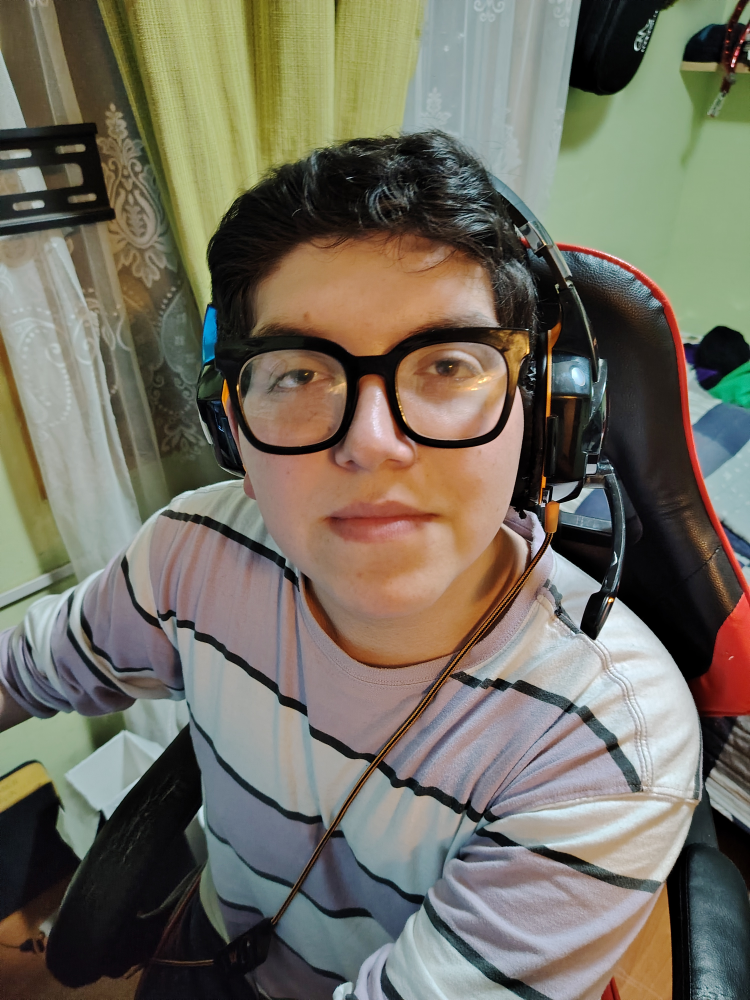
#> input picture images/agustin/IMG_20250626_205930.jpg, 3000 x 4000 px (shown at 1/4 size)
$ python -i image_processor.py   (imports and definitions only)
#> lines starting #> are read from the running program, lines starting #| are printed output that depends on the picture
### main/recognition/config.py
"""
Configuration settings for the face recognition system (reconocimiento + GUI)
"""

from pathlib import Path

# =====================================================================================
#                                       PATHS
# =====================================================================================

# Este archivo está en: PROJECT_ROOT/main/recognition/config.py
# parents[0] = .../main/recognition
# parents[1] = .../main
# parents[2] = .../ReconFace-main   ← lo que queremos
PROJECT_ROOT = Path(__file__).resolve().parents[2]
MODELS_DIR   = PROJECT_ROOT / "models"

# =====================================================================================
#                           EMBEDDING / RECOGNITION SETTINGS
# =====================================================================================

EMBEDDING_DIR = str(PROJECT_ROOT / "src" / "embeddings")

THRESHOLD = 0.50           # Umbral base para decisión de match (similaridad/distancia)
MIN_CONFIDENCE = 0.80      # Confianza mínima para mostrar como reconocido
TEMPORAL_WINDOW = 7        # Ventana temporal para suavizado (si se usa)
MIN_FACE_SIZE = 30         # Tamaño mínimo de cara (px)
QUALITY_THRESHOLD = 0.7    # Calidad mínima de embedding

# =====================================================================================
#                           PERFORMANCE OPTIMIZATION
# =====================================================================================

PROCESS_EVERY_N_FRAMES = 2  # Procesar cada frame
FRAME_RESIZE_FACTOR = 1   # 1.0 = sin redimensionar
BATCH_SIZE = 4              # Caras por lote

# =====================================================================================
#                           LONG DISTANCE CONFIG
# =====================================================================================

ENABLE_SUPER_RESOLUTION = True
DISTANCE_ADAPTIVE_THRESHOLD = True
ENHANCED_PREPROCESSING = True

# =====================================================================================
#                           CAMERA CONFIGURATION (modo CLI)
# =====================================================================================

# Este bloque se usa en el main de consola, NO en la GUI.
USE_RTSP = False             # False = cámara local, True = RTSP remoto
RTSP_URL = "rtsp://100.91.199.92:8554/webcam"

CAMERA_INDEX = 0            # Índice de cámara local (0,1,2,...)
CAMERA_WIDTH = 1920
CAMERA_HEIGHT = 1080
CAMERA_FPS = 120
CAMERA_BUFFER_SIZE = 1
CAMERA_BACKEND = "ANY"      # "ANY" = probar MSMF → DSHOW → default
PREFER_MJPEG = True

# =====================================================================================
#                           FACE ANALYSIS SETTINGS
# =====================================================================================

DETECTION_SIZE = (640, 640)
CTX_ID = 0  # -1 CPU, 0+ GPU

# Suavizado temporal
MIN_TEMPORAL_CONSISTENCY = 3
MIN_TEMPORAL_CONSISTENCY_UNKNOWN = 2

# Umbral adaptativo según tamaño de cara
BASE_FACE_SIZE = 80
MEDIUM_FACE_SIZE = 50
SMALL_FACE_SIZE = 30
THRESHOLD_ADJUSTMENT_MEDIUM = 0.05
THRESHOLD_ADJUSTMENT_SMALL = 0.10
THRESHOLD_ADJUSTMENT_VERY_SMALL = 0.15

# =====================================================================================
#                           IMAGE ENHANCEMENT
# =====================================================================================

CONTRAST_ALPHA = 1.2
BRIGHTNESS_BETA = 15
BILATERAL_FILTER_D = 9
BILATERAL_FILTER_SIGMA_COLOR = 75
BILATERAL_FILTER_SIGMA_SPACE = 75
SUPER_RESOLUTION_SCALE = 2.0
SUPER_RESOLUTION_THRESHOLD = 100

# =====================================================================================
#                           DISPLAY SETTINGS
# =====================================================================================

HIGH_CONFIDENCE_THRESHOLD = 85
MEDIUM_CONFIDENCE_THRESHOLD = 70
LOW_CONFIDENCE_THRESHOLD = 50

COLOR_HIGH_CONFIDENCE = (0, 255, 0)
COLOR_MEDIUM_CONFIDENCE = (0, 255, 255)
COLOR_LOW_CONFIDENCE = (0, 165, 255)
COLOR_VERY_LOW_CONFIDENCE = (0, 100, 255)
COLOR_UNKNOWN = (0, 0, 255)

FONT_SCALE = 0.5
FONT_THICKNESS = 2
FONT_TYPE = 1  # cv2.FONT_HERSHEY_SIMPLEX

# =====================================================================================
#                               FAISS INDEX SETTINGS
# =====================================================================================

TOP_K_CANDIDATES = 20
CONSISTENCY_THRESHOLD_NORMAL = 15
CONSISTENCY_THRESHOLD_PERMISSIVE = 20
DYNAMIC_THRESHOLD_REDUCTION = 2

# =====================================================================================
#                               OPENVINO MODEL PATHS
# =====================================================================================

OV_DEVICE = "CPU"  # "CPU", "GPU", "AUTO"
OV_PERFORMANCE_HINT = "LATENCY"

OV_DET_MODEL = str(
    MODELS_DIR / "intel" / "face-detection-0200" / "FP32" / "face-detection-0200.xml"
)
OV_LMK_MODEL = str(
    MODELS_DIR / "intel" / "landmarks-regression-retail-0009" / "FP32" / "landmarks-regression-retail-0009.xml"
)
OV_REC_MODEL = str(
    MODELS_DIR / "public" / "face-recognition-resnet100-arcface-onnx" / "FP32" / "face-recognition-resnet100-arcface-onnx.xml"
)

DET_MIN_CONFIDENCE = 0.60
LMK_INPUT_SIZE = (48, 48)
REC_INPUT_SIZE = (112, 112)
EXPECTED_COLOR_ORDER = "BGR"

# =====================================================================================
#                                   AUTOLEARN
# =====================================================================================

AUTOLEARN_ENABLED = False

# Tiempo mínimo desde el enrolamiento (en días) para que empiece a auto-aprender
AUTOLEARN_MIN_DAYS_SINCE_ENROLL = 0

# Criterios de confianza (porcentaje 0..100)
AUTOLEARN_QUARANTINE_MIN_CONF_PCT = 95.0   # encola frames si >= 95%
AUTOLEARN_PROMOTE_MIN_CONF_PCT    = 97.5   # promueve si >= 97.5%

# Embeddings a generar al promover un frame
AUTOLEARN_BATCH_EMBS = 100

# Cada cuántos frames intentar procesar la cuarentena
AUTOLEARN_PROCESS_EVERY_N_FRAMES = 30

# Directorios para AutoLearn
AUTOLEARN_DIR = PROJECT_ROOT / "src" / "autolearn"
AUTOLEARN_QUARANTINE_DIR     = str(AUTOLEARN_DIR / "quarantine")
AUTOLEARN_ALT_EMBEDDINGS_DIR = str(AUTOLEARN_DIR / "embeddings_alt")
AUTOLEARN_DB_PATH            = str(AUTOLEARN_DIR / "autolearn_meta.jsonl")

# =====================================================================================
#                                   WHITELIST / BLACKLIST
# =====================================================================================

LISTS_DIR = PROJECT_ROOT / "src" / "lists"
WHITELIST_PATH = str(LISTS_DIR / "whitelist.json")   # personas permitidas
BLACKLIST_PATH = str(LISTS_DIR / "blacklist.json")   # personas bloqueadas

# Estado por defecto al crear una persona nueva desde la GUI
DEFAULT_PERSON_STATUS = "whitelist"

# =====================================================================================
#                                   GUI SETTINGS
# =====================================================================================

GUI_ENABLED = True
GUI_WINDOW_TITLE = "Sistema de Reconocimiento Facial - GUI"
GUI_THEME = "dark"
GUI_MAX_CAMERAS = 4
GUI_REFRESH_INTERVAL_MS = 33  # ~30 FPS

# Fuentes de cámara que la GUI puede usar (estilo sistema de seguridad)
# Ahora configurado para 2 cámaras locales: index=0 (notebook) e index=1 (USB).
GUI_CAMERA_SOURCES = [
    {
        "name": "Notebook (Cam 0)",
        "type": "LOCAL",      # cámara local
        "index": 0,
        "rtsp_url": None,
        "enabled": True,
    },
    {
        "name": "USB (Cam 1)",
        "type": "LOCAL",      # segunda cámara local (USB)
        "index": 1,
        "rtsp_url": None,
        "enabled": True,
    },
    {
        "name": "Cam 3 - RTSP 1",
        "type": "RTSP",
        "index": None,
        "rtsp_url": "rtsp://192.168.0.10:8554/cam2",
        "enabled": False,
    },
    {
        "name": "Cam 4 - RTSP 2",
        "type": "RTSP",
        "index": None,
        "rtsp_url": "rtsp://192.168.0.11:8554/cam3",
        "enabled": False,
    },
]

# =====================================================================================
#                   RUTAS ÚTILES PARA LA VENTANA DE ENTRENAMIENTO (GUI)
# =====================================================================================

# Carpeta donde la GUI dejará las imágenes nuevas para entrenamiento
TRAINING_IMAGES_DIR = str(PROJECT_ROOT / "src" / "images")

# Ruta al script de entrenamiento para invocarlo desde la GUI
TRAINING_SCRIPT_PATH = str(PROJECT_ROOT / "main" / "training" / "main.py")

# =====================================================================================
#                         CREACIÓN AUTOMÁTICA DE DIRECTORIOS
# =====================================================================================

for _path in [
    AUTOLEARN_DIR,
    AUTOLEARN_DIR / "quarantine",
    AUTOLEARN_DIR / "embeddings_alt",
    LISTS_DIR,
]:
    _path.mkdir(parents=True, exist_ok=True)
#> further down, picture is the input picture: shape (4000, 3000, 3); mean B, G, R 97.4, 110.5, 114.8


# =====================================================================================
#                           PERFORMANCE MONITOR (LOG JSON)
# =====================================================================================

PERF_MONITOR_ENABLED = True           # Para activar/desactivar fácil
PERF_MONITOR_INTERVAL_SEC = 5         # Cada cuántos segundos escribe un registro

### main/recognition/image_processor.py
"""
Image processing functions for face recognition optimization
"""

import cv2
import numpy as np
import logging

from .config import *

logger = logging.getLogger(__name__)


def preprocess_frame(frame):
    """Preprocesamiento optimizado para larga distancia"""
    # Ajusta orden de color según config
    if EXPECTED_COLOR_ORDER.upper() == "RGB":
        frame = cv2.cvtColor(frame, cv2.COLOR_BGR2RGB)
    # Si BGR, no convertimos

    # Mejora de contraste/nitidez idéntica a la tuya
    frame = cv2.convertScaleAbs(frame, alpha=CONTRAST_ALPHA, beta=BRIGHTNESS_BETA)
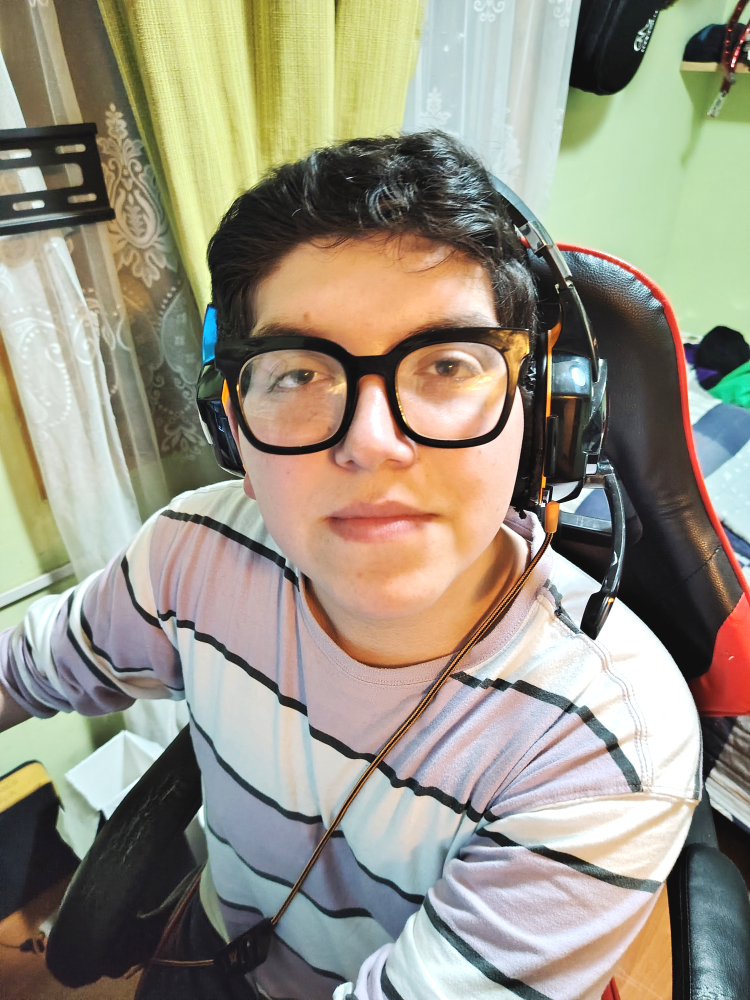
#> frame: shape (4000, 3000, 3) (shown at 1/4 size); mean of channels 0, 1, 2 131.2, 147.1, 152.2; drawn as B, G, R
    frame = cv2.bilateralFilter(frame, BILATERAL_FILTER_D,
                                BILATERAL_FILTER_SIGMA_COLOR,
                                BILATERAL_FILTER_SIGMA_SPACE)
    if ENHANCED_PREPROCESSING:
        kernel = np.array([[-1, -1, -1],
                           [-1,  9, -1],
                           [-1, -1, -1]])
        frame = cv2.filter2D(frame, -1, kernel)
    return frame


# [75 lines left out: functions enhance_face_region, get_color_by_confidence, get_distance_estimation, apply_confidence_penalty, not called in this run]

>>> import cv2
>>> picture = cv2.imread('../../images/agustin/IMG_20250626_205930.jpg')
>>> result = preprocess_frame(picture)

$ run again, on images/agustin/IMG_20250626_205934.jpg
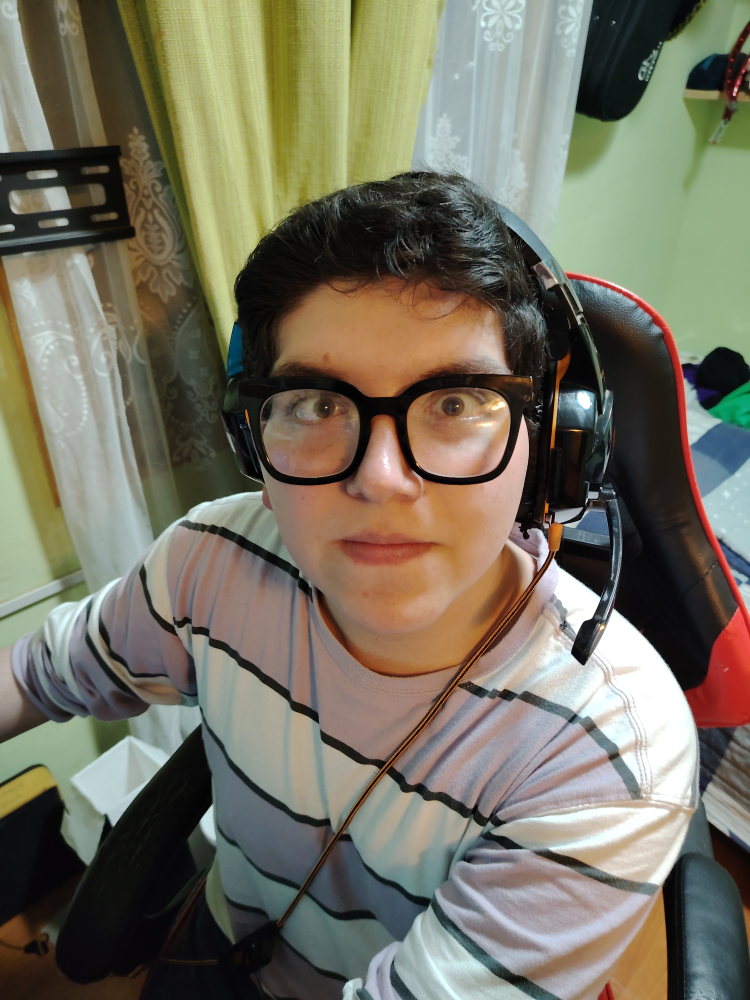
#> input picture images/agustin/IMG_20250626_205934.jpg, 3000 x 4000 px (shown at 1/4 size)
#> picture is the input picture: shape (4000, 3000, 3); mean B, G, R 97.6, 113.9, 117.5
#> in preprocess_frame, `frame = cv2.convertScaleAbs(frame, alpha=CONTRAST_ALPHA, beta=BRIGHTNE..`:
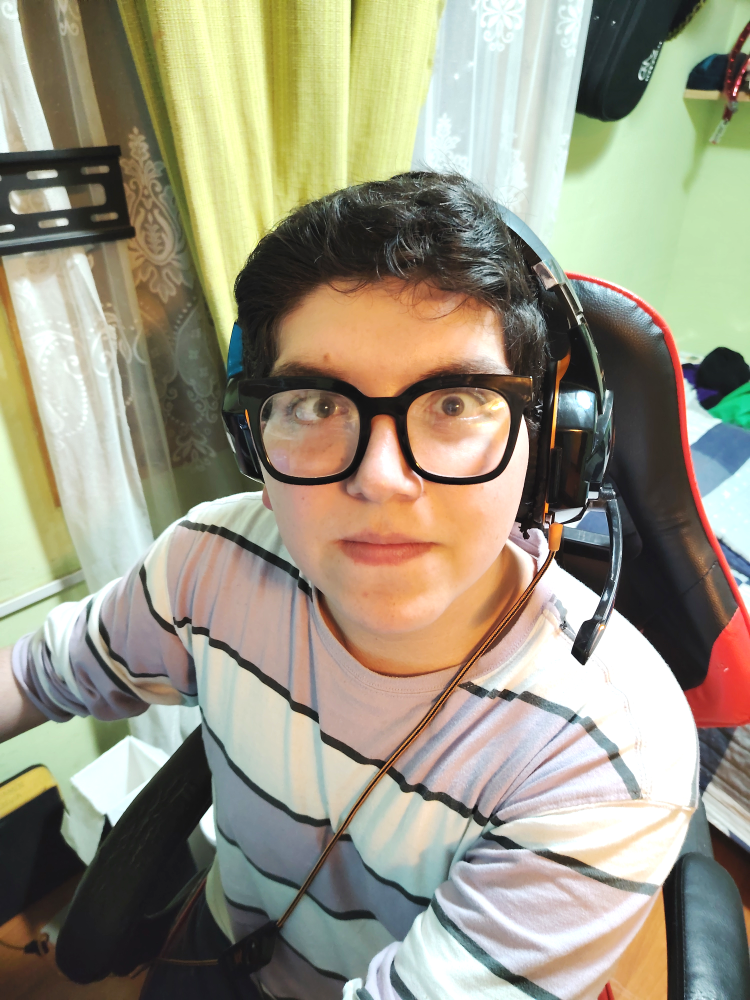
#> frame: shape (4000, 3000, 3) (shown at 1/4 size); mean of channels 0, 1, 2 130.2, 149.7, 154.3; drawn as B, G, R

$ run again, on images/agustin/IMG_20250626_205939.jpg
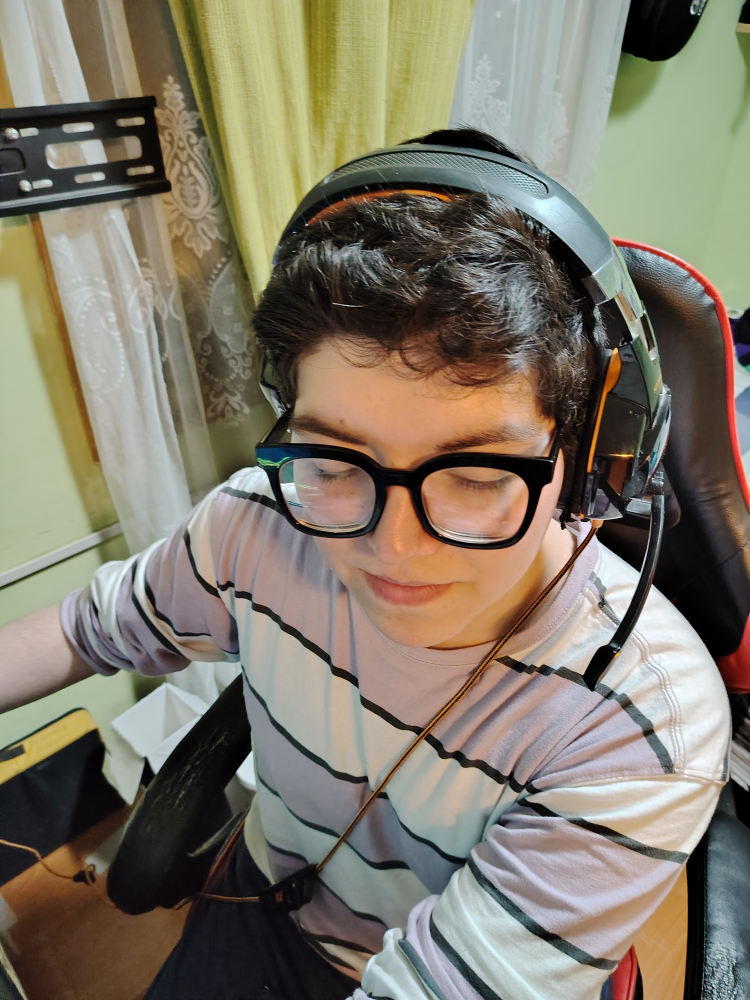
#> input picture images/agustin/IMG_20250626_205939.jpg, 3000 x 4000 px (shown at 1/4 size)
#> picture is the input picture: shape (4000, 3000, 3); mean B, G, R 105.8, 121.2, 128.2
#> in preprocess_frame, `frame = cv2.convertScaleAbs(frame, alpha=CONTRAST_ALPHA, beta=BRIGHTNE..`:
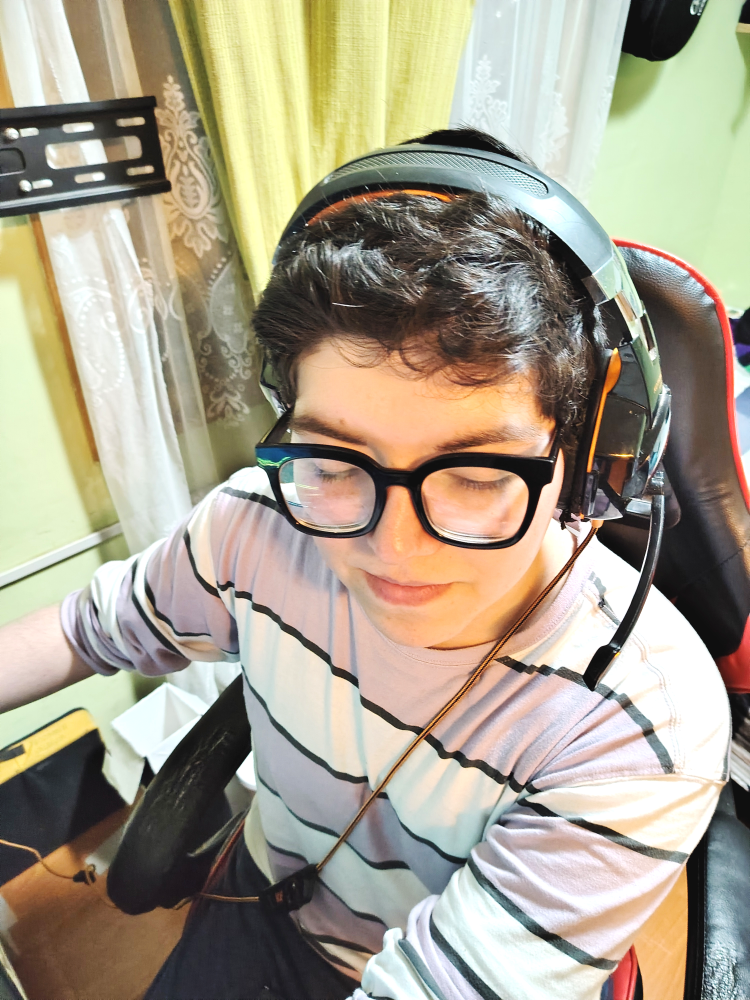
#> frame: shape (4000, 3000, 3) (shown at 1/4 size); mean of channels 0, 1, 2 140.7, 159.3, 167.4; drawn as B, G, R

$ run again, on images/agustin/IMG_20250626_205943.jpg
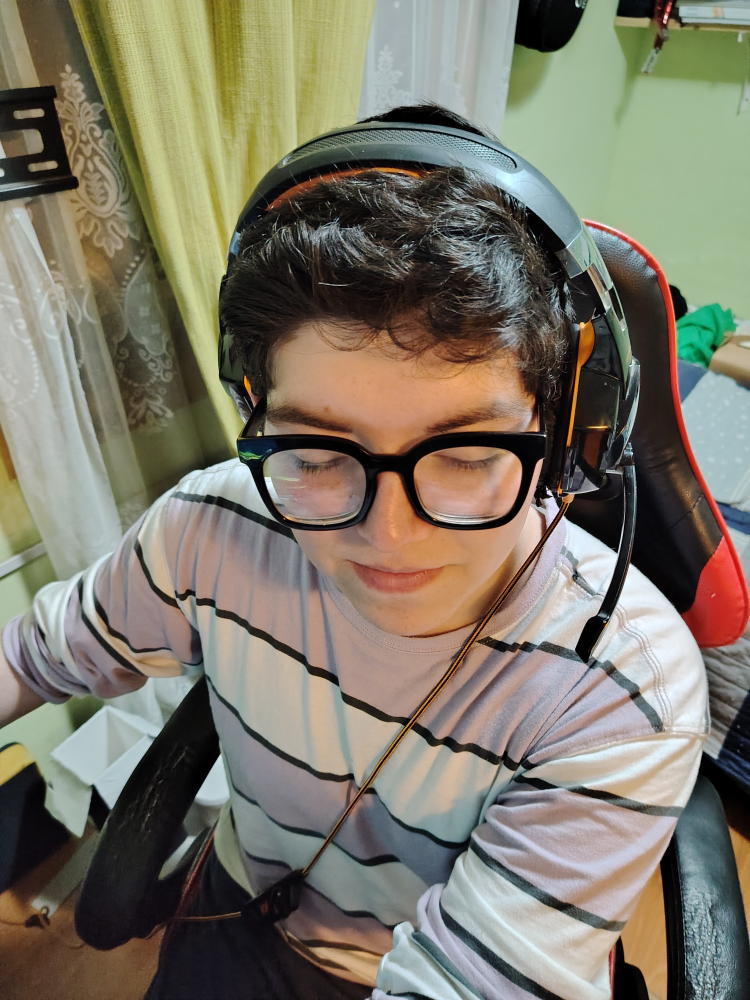
#> input picture images/agustin/IMG_20250626_205943.jpg, 3000 x 4000 px (shown at 1/4 size)
#> picture is the input picture: shape (4000, 3000, 3); mean B, G, R 105.2, 120.1, 125.1
#> in preprocess_frame, `frame = cv2.convertScaleAbs(frame, alpha=CONTRAST_ALPHA, beta=BRIGHTNE..`:
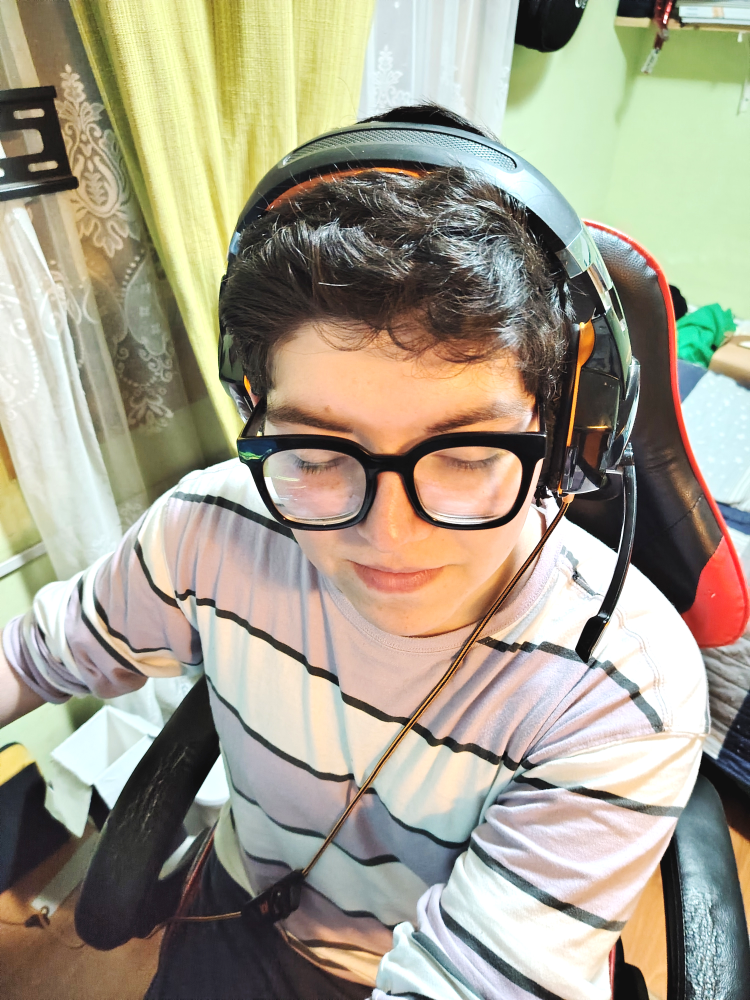
#> frame: shape (4000, 3000, 3) (shown at 1/4 size); mean of channels 0, 1, 2 140, 158.1, 163.9; drawn as B, G, R
